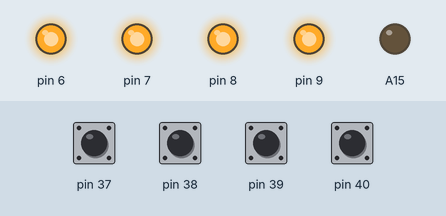
This sketch was run on a simulated Arduino Mega 2560, built with avr-gcc and run on an emulated ATmega2560. On the bench: output pins drawn as LEDs (lit = HIGH). The test bench sets the inputs (shaded band); at power-on: pin 37–40 HIGH. What the sketch prints to the serial monitor is not drawn.

Above: at 1.2 s.
1.3 s: pin 37 pulled LOW for 0.15 s
At 1.37 s:
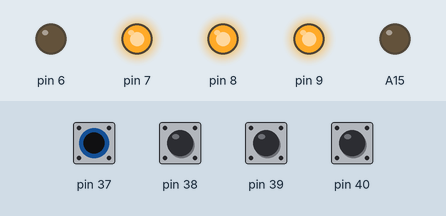
2.9 s: pin 38 pulled LOW for 0.15 s
At 2.97 s:
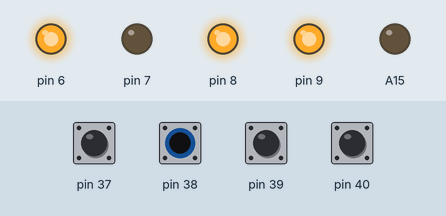
4.5 s: pin 39 pulled LOW for 0.15 s
At 4.57 s:
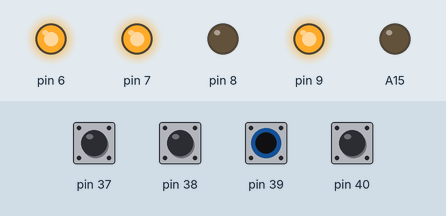
6.1 s: pin 40 pulled LOW for 0.15 s
At 6.17 s:
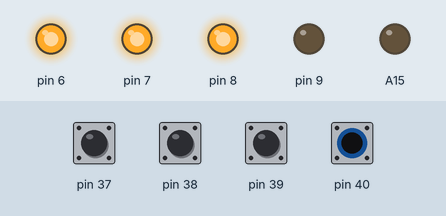
7.7 s: pin 37 driven LOW and pin 38 driven LOW
At 8.1 s:
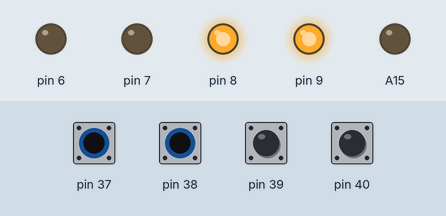
9.2 s: pin 39 pulled LOW for 1 s
At 10.0 s:
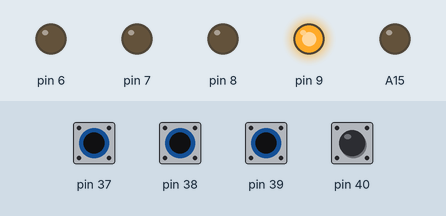
Timing chart, 0 to 12.2 s (numbered marks = the images above; inputs shaded):
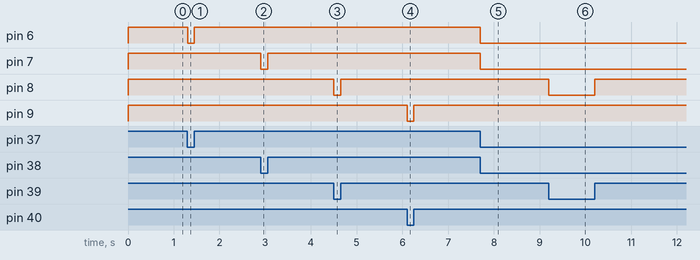

The sketch:

ex2_7.ino
```cpp
int BASE = 6;
int NUM = 4;
int BASE1 = 37;
int DIPSW1state;
int DIPSW2state;
int DIPSW3state;
int DIPSW4state;


void setup() {
  // put your setup code here, to run once:
  for(int i=BASE;i<BASE+NUM;i++){
    pinMode(i,OUTPUT);
  }
  for(int i=BASE1;i<BASE1+NUM;i++){
    pinMode(i,INPUT_PULLUP);
  }
  pinMode(A15,OUTPUT);
  digitalWrite(A15,LOW);
  Serial.begin(9600);
}

void loop() {
  // put your main code here, to run repeatedly:
  DIPSW1state = digitalRead(37);
  digitalWrite(6,DIPSW1state);
  Serial.println(DIPSW1state);
  DIPSW2state = digitalRead(38);
  digitalWrite(7,DIPSW2state);

  DIPSW3state = digitalRead(39);
  digitalWrite(8,DIPSW3state);

  DIPSW4state = digitalRead(40);
  digitalWrite(9,DIPSW4state);
}
```

Measured:
- after the input at 1.3 s, pin 6: HIGH → LOW at once, → HIGH 0.15 s later
- after the input at 2.9 s, pin 7: HIGH → LOW at once, → HIGH 0.15 s later
- after the input at 4.5 s, pin 8: HIGH → LOW at once, → HIGH 0.15 s later
- after the input at 6.1 s, pin 9: HIGH → LOW at once, → HIGH 0.15 s later
- after the input at 7.7 s, pin 6, pin 7: HIGH → LOW at once
- after the input at 9.2 s, pin 8: HIGH → LOW at once, → HIGH 1.0 s later
